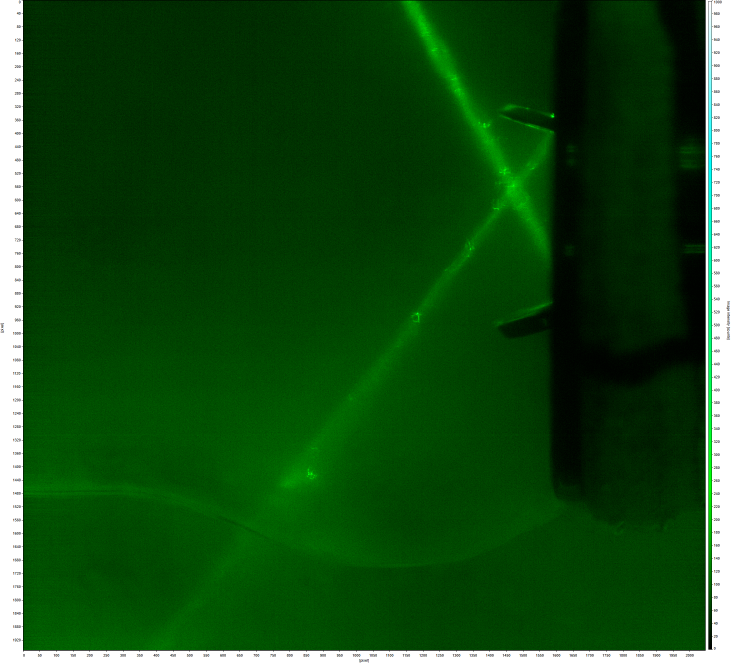
#> input picture data/Set_01_1820.png, 2237 x 1992 px (shown at 1/3 size); its folder holds only this picture in this run
$ python main.py -d data
#> lines starting #> are read from the running program, lines starting #| are printed output that depends on the picture
#> (reads config_default.json from the repository)
### pipeline/laser_detection.py
import cv2
import os
import numpy as np
from scipy.optimize import curve_fit


def _gaussian(x, amplitude, mu, sigma, offset):
    return amplitude * np.exp(-(x - mu)**2 / (2 * sigma**2)) + offset


def _enhance_laser(image):
    gray = cv2.cvtColor(image, cv2.COLOR_BGR2GRAY)
    clahe = cv2.createCLAHE(clipLimit=3.0, tileGridSize=(8, 8))
    return clahe.apply(gray)


def _apply_luminosity_threshold(image, lower_threshold=100):
    _, result = cv2.threshold(image, lower_threshold, 255, cv2.THRESH_BINARY)
    return result


def find_laser_peaks(image, strip_width=20, step=10, min_peak=100):
    """
    Sweep the image left-to-right in vertical strips. For each strip whose
    peak intensity exceeds min_peak, fit a Gaussian within a ±200px band
    around the argmax to locate the laser peak at sub-pixel precision.

    Args:
        image:       CLAHE-enhanced, thresholded grayscale image
        strip_width: Width of each vertical strip in pixels
        step:        Horizontal increment between strips in pixels
        min_peak:    Min strip peak intensity to attempt a Gaussian fit

    Returns:
        List of (x, y) tuples from Gaussian fit
    """
    height, width = image.shape
    y_axis = np.arange(height)
    peaks = []

    for x in range(0, width - strip_width, step):
        strip = image[:, x:x + strip_width]
        profile = np.mean(strip, axis=1).astype(np.float64)

        peak_idx = int(np.argmax(profile))
        if profile[peak_idx] < min_peak:
            continue
        x_center = x + strip_width // 2

        band = 200
        y0 = max(0, peak_idx - band)
        y1 = min(height, peak_idx + band)
        profile_band = profile[y0:y1]
        y_band = y_axis[y0:y1]

        try:
            popt, _ = curve_fit(
                _gaussian, y_band, profile_band,
                p0=[float(profile_band.max()), float(peak_idx),
                    float(band) / 2, float(profile_band.min())],
                bounds=([0, y0, 1, 0], [np.inf, y1, band, np.inf]),
                maxfev=5000
            )
            mu = popt[1]
            if 0 <= mu < height:
                peaks.append((x_center, int(round(mu))))
        except (RuntimeError, ValueError):
            pass

    return peaks


def _fit_laser_line(peaks):
    if len(peaks) < 3:
        return {'params': None, 'inliers': peaks}

    xs = np.array([p[0] for p in peaks], dtype=np.float64)
    ys = np.array([p[1] for p in peaks], dtype=np.float64)

    inlier_mask = np.ones(len(xs), dtype=bool)
    for _ in range(2):
        slope, intercept = np.polyfit(ys[inlier_mask], xs[inlier_mask], 1)
        residuals = np.abs(xs - (slope * ys + intercept))
        inlier_mask = residuals <= np.std(residuals[inlier_mask])
        if np.sum(inlier_mask) < 2:
            break

    if np.sum(inlier_mask) >= 2:
        slope, intercept = np.polyfit(ys[inlier_mask], xs[inlier_mask], 1)
        inliers = [(int(xs[i]), int(ys[i])) for i in range(len(peaks)) if inlier_mask[i]]
    else:
        inliers = list(peaks)

    return {'params': (slope, intercept), 'inliers': inliers}


def _calculate_fit_angle(fit_result):
    if fit_result['params'] is None:
        return None
    slope = fit_result['params'][0]
    return np.degrees(np.arctan2(np.abs(slope), -np.sign(slope)))


def detect_primary_laser_angle(image_path, crop_tl, crop_br, img_thresh,
                               strip_width, peak_step, min_peak):
    """
    Detect the primary (incident) laser angle from a single image.
    Raises RuntimeError if detection fails (fewer than 3 peaks found).

    Returns:
        Angle in degrees (same convention as _calculate_fit_angle)
    """
#> called with image_path = 'data/Set_01_1820.png', crop_tl = (1200, 5), crop_br = (1800, 1000), img_thresh = 90, strip_width = 10, peak_step = 10, min_peak = 100
    image = cv2.imread(image_path)
#> image is the input picture: shape (1992, 2237, 3); mean B, G, R 25, 78.8, 24.6
    x1, y1 = crop_tl
    x2, y2 = crop_br
    cropped     = image[y1:y2, x1:x2]
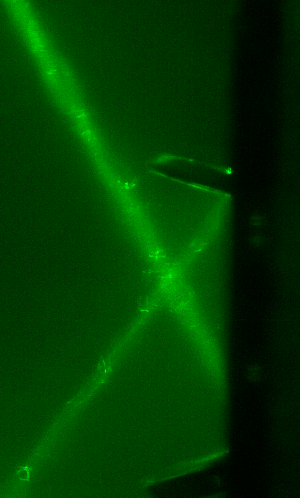
#> cropped: shape (995, 600, 3) (shown at 1/2 size); mean B, G, R 0, 59.5, 0
    enhanced    = _enhance_laser(cropped)
#> in _enhance_laser, `gray = cv2.cvtColor(image, cv2.COLOR_BGR2GRAY)`:
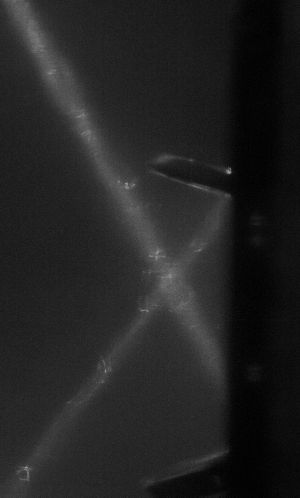
#> gray: shape (995, 600) (shown at 1/2 size); min 1, max 177, mean 34.9
#> in _enhance_laser, `return clahe.apply(gray)`:
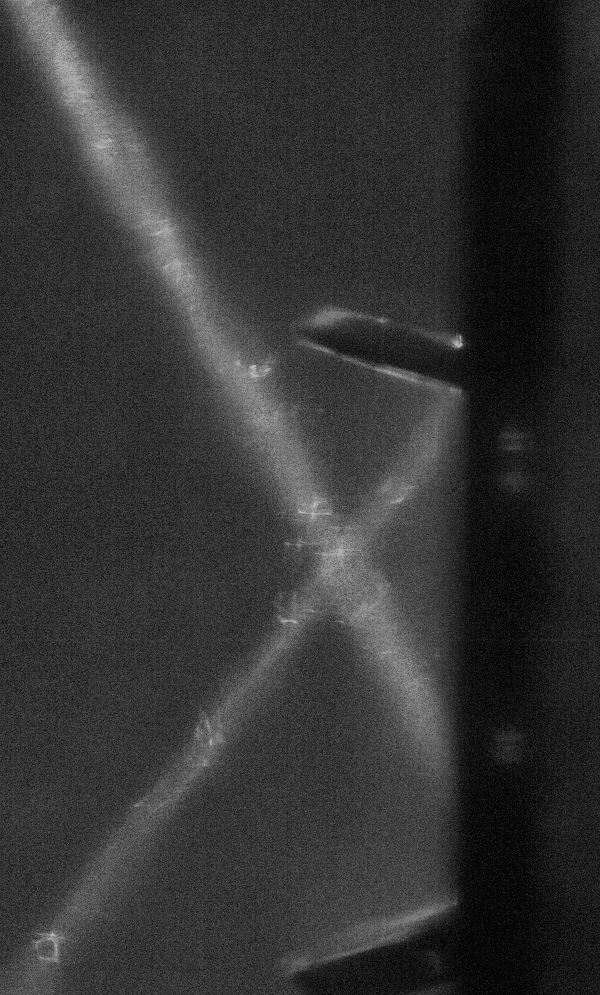
#> returned value: shape (995, 600); min 2, max 197, mean 51.3
    thresholded = _apply_luminosity_threshold(enhanced, img_thresh)
#> (the rest of the program and of its run is left out)
